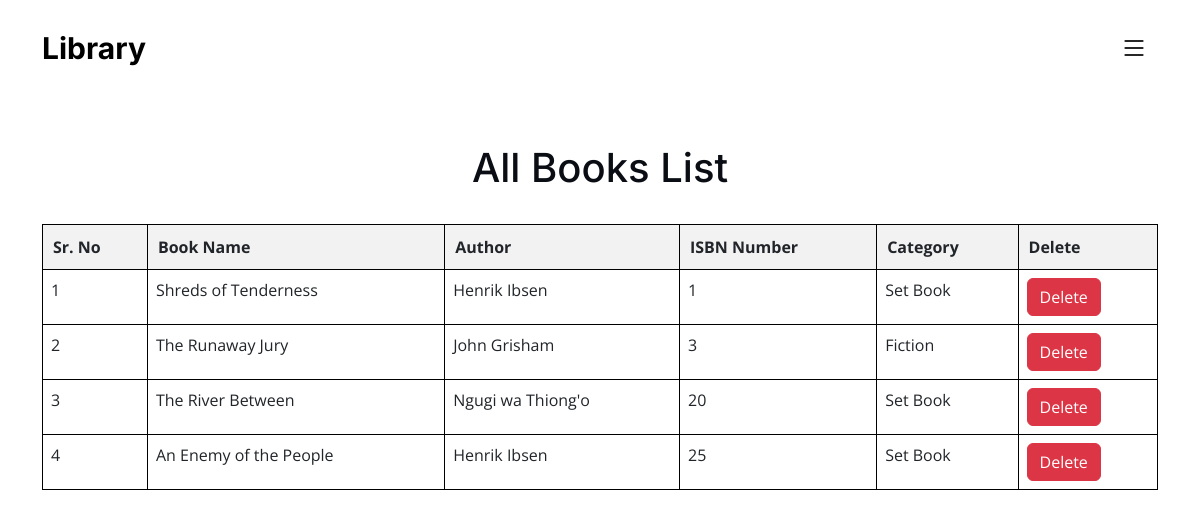
/view_books/ (signed in), run on the app's committed database.
### library/models.py (models this page shows, shortened)
class Book(models.Model):
    name = models.CharField(max_length=200)
    author = models.CharField(max_length=200)
    isbn = models.PositiveIntegerField()
    category = models.CharField(max_length=50)

### library/views.py (the view)
# urls.py: path("view_books/", views.view_books, name="view_books"),
@login_required(login_url= '/admin_login')
def view_books(request):
    books = Book.objects.all()
    return render(request, "library/view_books.html", {'books':books})

### library/templates/library/view_books.html (shortened to what this page needs)
{% extends 'library/admin_navbar.html' %}
{% load static %}
{% block body %}
<br><br><br><br><br>
<div class="container mt-4">
    <h1 class="text-center">All Books List</h1>
    <br>
    <table style="border: 1px solid black; border-collapse: collapse; width: 100; " class="table table-hover" id="example">
        <thead>
            <tr>
                <th style="border: 1px solid black; padding: 10px; background-color: #f2f2f2;">Sr. No</th>
                <th style="border: 1px solid black; padding: 10px; background-color: #f2f2f2;">Book Name</th>
                <th style="border: 1px solid black; padding: 10px; background-color: #f2f2f2;">Author</th>
                <th style="border: 1px solid black; padding: 10px; background-color: #f2f2f2;">ISBN Number</th>
                <th style="border: 1px solid black; padding: 10px; background-color: #f2f2f2;">Category</th>
                <th style="border: 1px solid black; padding: 10px; background-color: #f2f2f2;">Delete</th>
            </tr>
        </thead>
        <tbody>
            {% for book in books %}
            <tr>
                <td style="border: 1px solid black; padding: 8px;">{{forloop.counter}}</td>
                <td style="border: 1px solid black; padding: 8px;">{{book.name}}</td>
                <td style="border: 1px solid black; padding: 8px;">{{book.author}}</td>
                <td style="border: 1px solid black; padding: 8px;">{{book.isbn}}</td>
                <td style="border: 1px solid black; padding: 8px;">{{book.category}}</td>
                <td style="border: 1px solid black; padding: 8px;"><a href="delete_book/{{book.id}}/" class="btn btn-danger" onclick="return confirm('Are you sure you want to delete this book?')">Delete</a></td>
            </tr>
            {% endfor %}
        </tbody>
    </table>
</div>
{% endblock %}

### library/templates/library/admin_navbar.html (shortened to what this page needs)
{% load static %}
<!DOCTYPE html>
<html lang="en">
    <head>
        <link href="{% static 'library/vendor/bootstrap/css/bootstrap.min.css' %}" rel="stylesheet">
        <link href="{% static 'library/vendor/bootstrap-icons/bootstrap-icons.css' %}" rel="stylesheet">
        <link href="{% static 'library/vendor/fontawesome-free/css/all.min.css' %}" rel="stylesheet">
        <link href="{% static 'library/vendor/glightbox/css/glightbox.min.css' %}" rel="stylesheet">
        <link href="{% static 'library/vendor/swiper/swiper-bundle.min.css' %}" rel="stylesheet">
        <link href="{% static 'library/vendor/aos/aos.css' %}" rel="stylesheet">
        <link rel="stylesheet" href="https://cdn.datatables.net/1.10.25/css/jquery.dataTables.min.css">
        <link rel="stylesheet" href="https://cdn.datatables.net/buttons/1.7.1/css/buttons.dataTables.min.css">
        <link href="{% static 'library/css/main.css' %}" rel="stylesheet">
    </head>
    <body>
        <header id="header" class="header d-flex align-items-center fixed-top">
            <div class="container-fluid container-xl d-flex align-items-center justify-content-between">
              <a  href="#" class="logo d-flex align-items-center">
                <h1 style="color: black;">Library</h1>
              </a>
              <i style="color: black;" class="mobile-nav-toggle mobile-nav-show bi bi-list"></i>
            </div>
          </header>
        {% block body %}
        {% endblock %}
    </body>
</html>

### library/static/library/css/main.css (style rules this page uses)
:root { --font-default: "Open Sans", system-ui, -apple-system, "Segoe UI", Roboto, "Helvetica Neue", Arial, "Noto Sans", "Liberation Sans", sans-serif, "Apple Color Emoji", "Segoe UI Emoji", "Segoe UI Symbol", "Noto Color Emoji"; --font-primary: "Inter", sans-serif; --font-secondary: "Poppins", sans-serif; }
:root { --color-default: #0a0d13; --color-primary: #0d42ff; --color-secondary: #0e1d34; }
:root { scroll-behavior: smooth; }
body { font-family: var(--font-default); color: var(--color-default); }
a { color: var(--color-primary); text-decoration: none; }
h1, h2, h3, h4, h5, h6 { font-family: var(--font-primary); }
.header { transition: all 0.5s; z-index: 997; padding: 30px 0; }
.header .logo h1 { font-size: 30px; margin: 0; font-weight: 700; color: #fff; font-family: var(--font-primary); }
@media (max-width: 1279px) { .mobile-nav-show { color: #fff; font-size: 28px; cursor: pointer; line-height: 0; transition: 0.5s; z-index: 9999; margin-right: 10px; } }

### data on the page
Book: name "Shreds of Tenderness", author "Henrik Ibsen", isbn "1", category "Set Book"
Book: name "The Runaway Jury", author "John Grisham", isbn "3", category "Fiction"
Book: name "The River Between", author "Ngugi wa Thiong'o", isbn "20", category "Set Book"
Book: name "An Enemy of the People", author "Henrik Ibsen", isbn "25", category "Set Book"
